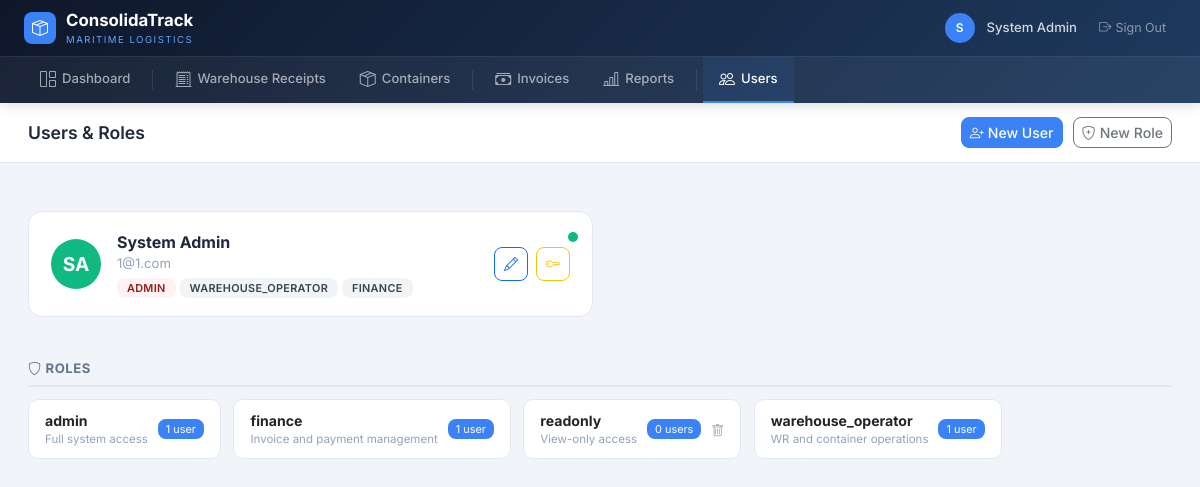
The app's page /auth/users (signed in) with its own data.
### app/models.py (models this page shows, shortened)
class User(UserMixin, db.Model):
    __tablename__ = "users"
    id = db.Column(db.Integer, primary_key=True)
    email = db.Column(db.String(200), unique=True, nullable=False)
    password_hash = db.Column(db.String(256), nullable=False)
    full_name = db.Column(db.String(200), nullable=False)
    is_active = db.Column(db.Boolean, default=True)
    created_at = db.Column(db.DateTime, default=_utcnow)
    roles = db.relationship("Role", secondary=user_roles, backref="users")
    def has_role(self, role_name: str) -> bool:
        return any(r.name == role_name for r in self.roles)

class Role(db.Model):
    __tablename__ = "roles"
    id = db.Column(db.Integer, primary_key=True)
    name = db.Column(db.String(50), unique=True, nullable=False)
    description = db.Column(db.String(200))

### app/blueprints/auth/__init__.py (the view)
@auth_bp.route("/users")
@login_required
def user_list():
    users = User.query.order_by(User.full_name).all()
    roles = Role.query.order_by(Role.name).all()
    return render_template("auth/user_list.html", users=users, roles=roles)

### app/templates/auth/user_list.html (shortened to what this page needs)
{% extends "base.html" %}
{% block page_title %}Users & Roles{% endblock %}
{% block topbar_actions %}
<button class="btn btn-primary btn-sm" data-bs-toggle="modal" data-bs-target="#modalNewUser"><i class="bi bi-person-plus me-1"></i>New User</button>
<button class="btn btn-outline-secondary btn-sm" data-bs-toggle="modal" data-bs-target="#modalNewRole"><i class="bi bi-shield-plus me-1"></i>New Role</button>
{% endblock %}
{% block content %}
<div class="users-grid">
  {% for u in users %}
  {% set colors = ['#3b82f6','#10b981','#f59e0b','#8b5cf6','#ec4899','#06b6d4','#f97316','#6366f1'] %}
  {% set avatar_color = colors[u.id % 8] %}
  {% set initials = u.full_name.split()[0][0]|upper + (u.full_name.split()[-1][0]|upper if u.full_name.split()|length > 1 else '') %}
  <div class="user-card" style="position:relative">
    <div class="uc-body">
      <div class="uc-avatar" style="background:{{ avatar_color }}">{{ initials }}</div>
      <div class="uc-info">
        <div class="uc-name">{{ u.full_name }}</div>
        <div class="uc-email">{{ u.email }}</div>
        <div class="uc-roles">
          {% for r in u.roles %}
          <span class="role-tag role-{% if r.name == 'admin' %}admin{% elif r.name == 'manager' %}manager{% elif r.name == 'operator' %}operator{% elif r.name == 'viewer' %}viewer{% else %}default{% endif %}">{{ r.name }}</span>
          {% else %}
          <span class="role-tag role-default">no roles</span>
          {% endfor %}
        </div>
      </div>
      <div class="uc-actions">
        <button class="btn btn-sm btn-outline-primary" data-bs-toggle="modal" data-bs-target="#userModal{{ u.id }}" title="View / Edit"><i class="bi bi-pencil"></i></button>
        <button class="btn btn-sm btn-outline-warning" data-bs-toggle="modal" data-bs-target="#pwdModal{{ u.id }}" title="Change Password"><i class="bi bi-key"></i></button>
      </div>
    </div>
    <div class="uc-status"><span class="status-dot {% if u.is_active %}active{% else %}inactive{% endif %}" title="{% if u.is_active %}Active{% else %}Inactive{% endif %}"></span></div>
  </div>
  {% endfor %}
</div>
<div class="roles-section">
  <div style="font-size:.82rem;font-weight:700;text-transform:uppercase;letter-spacing:.5px;color:var(--text-2);margin-bottom:12px;padding-bottom:6px;border-bottom:2px solid var(--border)">
    <i class="bi bi-shield me-1"></i>Roles
  </div>
  {% for r in roles %}
  {% set user_count = r.users|length %}
  <div class="role-card">
    <div>
      <div class="rc-name">{{ r.name }}</div>
      {% if r.description %}<div class="rc-desc">{{ r.description }}</div>{% endif %}
    </div>
    <span class="rc-count">{{ user_count }} user{{ 's' if user_count != 1 else '' }}</span>
    {% if user_count == 0 %}
    <form method="post" action="{{ url_for('auth.role_delete', role_id=r.id) }}" style="display:inline" onsubmit="return confirm('Delete role {{ r.name }}?')">
      <button type="submit" style="background:none;border:none;cursor:pointer;color:var(--text-3);font-size:.8rem;padding:0" title="Delete role"><i class="bi bi-trash"></i></button>
    </form>
    {% endif %}
  </div>
  {% else %}
  <div style="font-size:.88rem;color:var(--text-3)">No roles defined. Create one to get started.</div>
  {% endfor %}
</div>
{% endblock %}

### app/templates/base.html (shortened to what this page needs)
<!DOCTYPE html>
<html lang="en">
<head>
  <link href="https://cdn.jsdelivr.net/npm/bootstrap@5.3.3/dist/css/bootstrap.min.css" rel="stylesheet">
  <link href="https://cdn.jsdelivr.net/npm/bootstrap-icons@1.11.3/font/bootstrap-icons.min.css" rel="stylesheet">
</head>
<body>
  {% if current_user.is_authenticated %}
  <nav class="main-navbar">
    <div class="navbar-top">
      <div style="display:flex;align-items:center;gap:16px">
        <a href="{{ url_for('dashboard') }}" class="navbar-brand-area">
          <div class="logo-icon"><i class="bi bi-box-seam"></i></div>
          <div>
            <div class="brand-name">ConsolidaTrack</div>
            <div class="brand-sub">Maritime Logistics</div>
          </div>
        </a>
      </div>
      <div class="navbar-user">
        <div class="user-avatar">{{ current_user.full_name[0] }}</div>
        <span class="user-name">{{ current_user.full_name }}</span>
        <a href="{{ url_for('auth.logout') }}" class="btn-logout"><i class="bi bi-box-arrow-right me-1"></i>Sign Out</a>
      </div>
    </div>
    <div class="nav-links-bar" id="navLinks">
      <a href="{{ url_for('dashboard') }}" class="nav-link-item {% if request.endpoint == 'dashboard' %}active{% endif %}">
        <i class="bi bi-grid-1x2"></i> Dashboard
      </a>
      <a href="{{ url_for('wr.wr_list') }}" class="nav-link-item {% if request.blueprint == 'wr' %}active{% endif %}">
        <i class="bi bi-receipt-cutoff"></i> Warehouse Receipts
      </a>
      <a href="{{ url_for('containers.container_list') }}" class="nav-link-item {% if request.blueprint == 'containers' %}active{% endif %}">
        <i class="bi bi-box-seam"></i> Containers
      </a>
      <a href="{{ url_for('finance.invoice_list') }}" class="nav-link-item {% if request.blueprint == 'finance' %}active{% endif %}">
        <i class="bi bi-cash-stack"></i> Invoices
      </a>
      <a href="{{ url_for('reports.report_index') }}" class="nav-link-item {% if request.blueprint == 'reports' %}active{% endif %}">
        <i class="bi bi-bar-chart-line"></i> Reports
      </a>
      {% if current_user.has_role('admin') %}
      <a href="{{ url_for('auth.user_list') }}" class="nav-link-item {% if request.blueprint == 'auth' and request.endpoint != 'auth.login' %}active{% endif %}">
        <i class="bi bi-people"></i> Users
      </a>
      {% endif %}
    </div>
  </nav>
  <div class="page-header">
    <h1 class="page-title">{% block page_title %}{% endblock %}</h1>
    <div style="display:flex;align-items:center;gap:10px">{% block topbar_actions %}{% endblock %}</div>
  </div>
  <div class="content-area pb-0">
  </div>
  <div class="content-area">{% block content %}{% endblock %}</div>
  {% else %}
  <div style="min-height:100vh;background:linear-gradient(135deg,#0f172a,#1e3a5f);display:flex;align-items:center;justify-content:center">
    {% block content_unauth %}{% endblock %}
  </div>
  {% endif %}
</body>
</html>

### app/templates/auth/user_list.html (style rules this page uses)
.user-card { background:var(--surface);border:1px solid var(--border);border-radius:14px;overflow:hidden;margin-bottom:14px;transition:transform .15s,box-shadow .15s }
.user-card .uc-body { padding:18px 22px;display:flex;align-items:center;gap:16px }
.uc-avatar { width:50px;height:50px;border-radius:50%;display:flex;align-items:center;justify-content:center;font-size:1.2rem;font-weight:700;color:#fff;flex-shrink:0 }
.uc-info { flex:1;min-width:0 }
.uc-name { font-size:1rem;font-weight:700;color:var(--text-1);white-space:nowrap;overflow:hidden;text-overflow:ellipsis }
.uc-email { font-size:.82rem;color:var(--text-3) }
.uc-roles { margin-top:4px;display:flex;flex-wrap:wrap;gap:4px }
.uc-roles .role-tag { font-size:.68rem;padding:2px 10px;border-radius:8px;font-weight:600;text-transform:uppercase;letter-spacing:.3px }
.role-admin { background:#fef2f2;color:#991b1b }
.role-default { background:#f3f4f6;color:#374151 }
.uc-actions { display:flex;gap:8px;flex-shrink:0 }
.uc-actions .btn { min-width:34px;min-height:34px;display:inline-flex;align-items:center;justify-content:center }
.uc-status { position:absolute;top:12px;right:14px }
.status-dot { width:10px;height:10px;border-radius:50%;display:inline-block }
.status-dot.active { background:#10b981 }
.users-grid { display:grid;grid-template-columns:repeat(auto-fill,minmax(380px,1fr));gap:14px }
.roles-section { margin-top:28px }
.role-card { display:inline-flex;align-items:center;gap:10px;background:var(--surface);border:1px solid var(--border);border-radius:10px;padding:10px 16px;margin:0 8px 8px 0 }
.role-card .rc-name { font-weight:700;font-size:.88rem }
.role-card .rc-desc { font-size:.72rem;color:var(--text-3) }
.role-card .rc-count { font-size:.68rem;background:var(--accent);color:#fff;padding:2px 8px;border-radius:8px }

### app/templates/base.html (style rules this page uses)
:root { --accent:#3b82f6;--accent-hover:#2563eb;--success:#10b981;--warning:#f59e0b;--danger:#ef4444;--surface:#fff;--border:#e2e8f0;--text-1:#1e293b;--text-2:#64748b;--text-3:#94a3b8 }
* { font-family:'Inter',-apple-system,BlinkMacSystemFont,sans-serif }
body { background:#f1f5f9;margin:0;min-height:100vh;padding-top:0 }
.main-navbar { background:linear-gradient(135deg,#0f172a,#1e3a5f);padding:0;position:sticky;top:0;z-index:1050;box-shadow:0 2px 12px rgba(0,0,0,.15) }
.navbar-top { display:flex;align-items:center;justify-content:space-between;padding:0 24px;height:56px }
.navbar-brand-area { display:flex;align-items:center;gap:10px;text-decoration:none;color:#fff }
.navbar-brand-area .logo-icon { width:32px;height:32px;background:var(--accent);border-radius:8px;display:flex;align-items:center;justify-content:center;font-size:16px;flex-shrink:0 }
.navbar-brand-area .brand-name { font-weight:700;font-size:1.05rem;color:#fff }
.navbar-brand-area .brand-sub { font-size:.6rem;color:#60a5fa;text-transform:uppercase;letter-spacing:1.5px }
.navbar-user { display:flex;align-items:center;gap:12px }
.navbar-user .user-avatar { width:30px;height:30px;border-radius:50%;background:var(--accent);display:flex;align-items:center;justify-content:center;font-size:.75rem;font-weight:600;color:#fff }
.navbar-user .user-name { color:rgba(255,255,255,.8);font-size:.82rem;font-weight:500 }
.navbar-user .btn-logout { color:rgba(255,255,255,.5);font-size:.78rem;text-decoration:none;padding:4px 10px;border-radius:6px;transition:all .2s }
.nav-links-bar { background:rgba(255,255,255,.05);border-top:1px solid rgba(255,255,255,.06);padding:0 24px;display:flex;align-items:center;gap:2px;overflow-x:auto }
.nav-link-item { display:flex;align-items:center;gap:6px;padding:10px 16px;color:rgba(255,255,255,.6);text-decoration:none;font-size:.82rem;font-weight:500;border-bottom:2px solid transparent;transition:all .2s;white-space:nowrap }
.nav-link-item.active { color:#fff;border-bottom-color:var(--accent);background:rgba(59,130,246,.1) }
.nav-link-item i { font-size:1rem }
.page-header { background:var(--surface);border-bottom:1px solid var(--border);padding:14px 28px;display:flex;align-items:center;justify-content:space-between }
.page-title { font-size:1.1rem;font-weight:600;color:var(--text-1);margin:0 }
.content-area { padding:24px 28px }
.btn { font-weight:500;font-size:.88rem;border-radius:8px }
.btn-primary { background:var(--accent);border-color:var(--accent) }

### records on screen
User: full_name "S", full_name "System Admin", initials "SA", email "1@1.com", is_active True (drawn)
Role: name "ADMIN", name "admin", description "Full system access", id "1"
Role: name "WAREHOUSE_OPERATOR", name "warehouse_operator", description "WR and container operations", user_count "1"
Role: name "FINANCE", name "finance", description "Invoice and payment management", user_count "1"
Role: name "readonly", description "View-only access", user_count "0", value "s"
